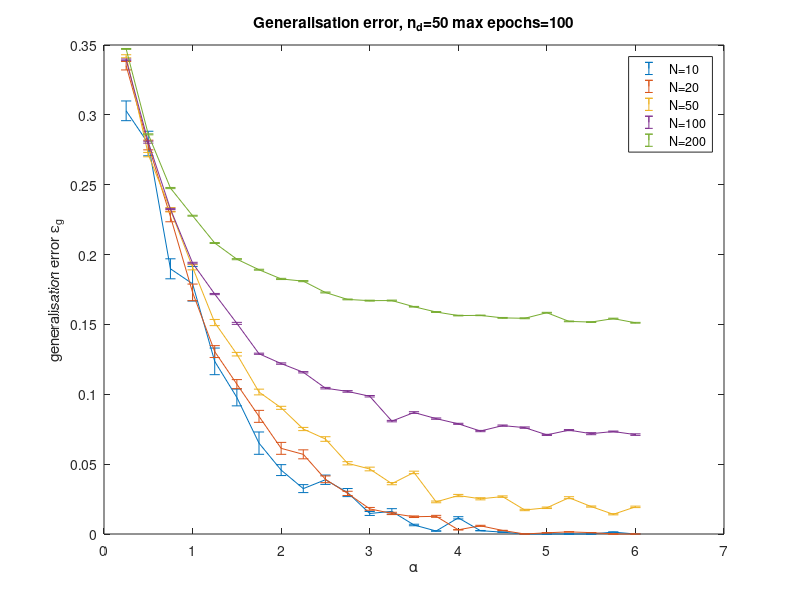

Source code (MATLAB):
nd = 50;

alphas = 0.25:0.25:6;

Ns = [10 20 50 100 200];

% generalisation error curve for every N
gen_error = zeros(length(alphas),length(Ns));
gen_error_var = zeros(length(alphas),length(Ns));

for N=Ns
    N
    for a = alphas
        cumerror = [];
        for run = 1:nd
            % Initialization values
            P = round(a*N);
            max_epochs = 100;

            % Generate P datapoints from N-dimensional gaussian (mean = 0, std = 1)
            data = 0 + sqrt(1) * randn(P, N);

            weights = zeros(1, N);
            % Generate P labels being -1 or 1 
            label = sign(ones(1, N) * data'); 

            % Use just as many weights as inputs
            old_weights = weights;

            for i = 1:max_epochs
                stability = data * weights' .* label' / norm(weights);
                [val, idx] = min(stability);
                old_weights = weights;
                weights = weights + data(idx,:) .* label(idx) / N;
                diff = norm(abs((weights - old_weights)./old_weights));
                if (diff < 0.1)
                    break;
                end
            end
            error = (1 / pi) * acos((weights * ones(1, N)') / ((abs(weights) * abs(ones(1,N))')));
            cumerror = [cumerror error];
        end
        % insert gen_error
        ii = find(Ns == N);
        jj = find(alphas == a);
        gen_error(ii,jj) = mean(cumerror);
        gen_error_var(ii,jj) = var(cumerror);
    end
end

figure;
l = [];
% plot curve for each N
for i=1:1:length(Ns)
    errorbar(alphas,gen_error(i,:), gen_error_var(i,:));
    hold on;
    % legenda labels
    l = strvcat(l, ['N=' num2str(Ns(1,i))])
end
title(['Generalisation error, n_{d}=' num2str(nd) ' max epochs=' num2str(max_epochs)]);
xlabel('\alpha');
ylabel('generalisation error \epsilon_{g}');
legend(l);
